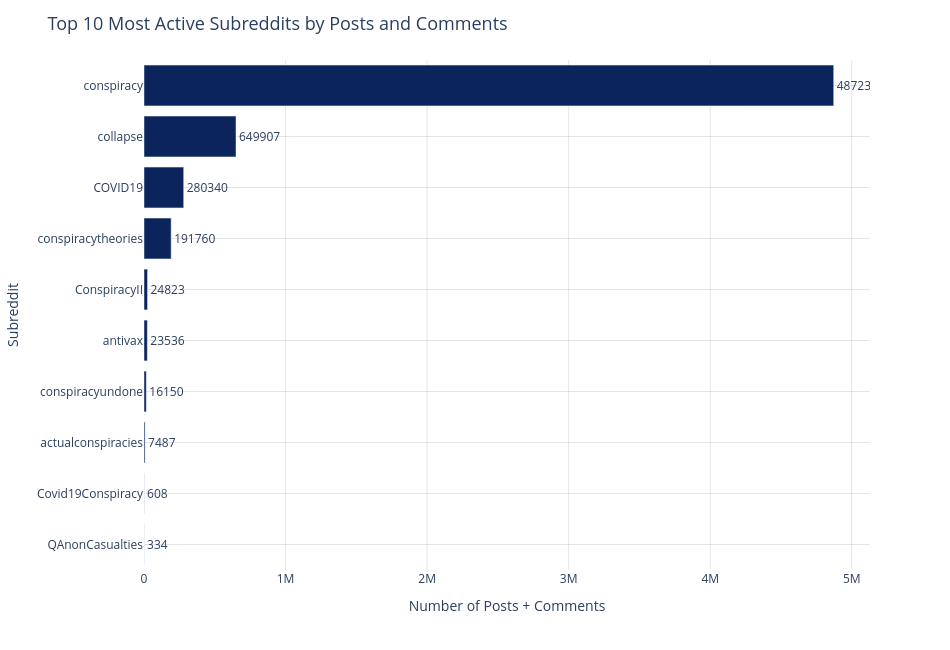

Notebook code for this chart:
### Code cell
fig = px.bar(
    subreddit_counts,
    x="Count",
    y="Subreddit",
    orientation="h",
    text="Count",
    color_discrete_sequence=[colors[0]]
)

fig.update_layout(
     width=950,
    height=650,
    title="Top 10 Most Active Subreddits by Posts and Comments",
    xaxis_title="Number of Posts + Comments",
    yaxis_title="Subreddit",
    showlegend=False,
    plot_bgcolor="white",
    title_font_size=18,
    xaxis=dict(
        showgrid=True,
        gridcolor="rgba(0,0,0,0.1)",
        gridwidth=1,
        zeroline=False
    ),
    yaxis=dict(
        autorange="reversed",
        showgrid=True,
        gridcolor="rgba(0,0,0,0.1)",
        gridwidth=1,
        zeroline=False
    )
)
fig.update_traces(textposition="outside")
fig.show()

### Figure 1 — Plotly figure (JSON) as saved in the notebook; plotly's stock layout.template omitted (floating-point values rounded to 4 significant figures)
{"data": [{"hovertemplate": "Count=%{text}<br>Subreddit=%{y}<extra></extra>", "legendgroup": "", "marker": {"color": "#0b255c", "pattern": {"shape": ""}}, "name": "", "orientation": "h", "showlegend": false, "text": [4872000.0, 649900.0, 280300.0, 191800.0, 24820.0, 23540.0, 16150.0, 7487.0, 608.0, 334.0], "textposition": "outside", "type": "bar", "x": [4872332, 649907, 280340, 191760, 24823, 23536, 16150, 7487, 608, 334], "xaxis": "x", "y": ["conspiracy", "collapse", "COVID19", "conspiracytheories", "ConspiracyII", "antivax", "conspiracyundone", "actualconspiracies", "Covid19Conspiracy", "QAnonCasualties"], "yaxis": "y"}], "layout": {"barmode": "relative", "height": 650, "legend": {"tracegroupgap": 0}, "margin": {"t": 60}, "plot_bgcolor": "white", "showlegend": false, "title": {"font": {"size": 18}, "text": "Top 10 Most Active Subreddits by Posts and Comments"}, "width": 950, "xaxis": {"anchor": "y", "autorange": true, "domain": [0, 1], "gridcolor": "rgba(0, 0, 0, 0.1)", "gridwidth": 1, "range": [0, 5129000.0], "showgrid": true, "title": {"text": "Number of Posts + Comments"}, "type": "linear", "zeroline": false}, "yaxis": {"anchor": "x", "autorange": true, "domain": [0, 1], "gridcolor": "rgba(0, 0, 0, 0.1)", "gridwidth": 1, "range": [9.5, -0.5], "showgrid": true, "title": {"text": "Subreddit"}, "type": "category", "zeroline": false}}}
